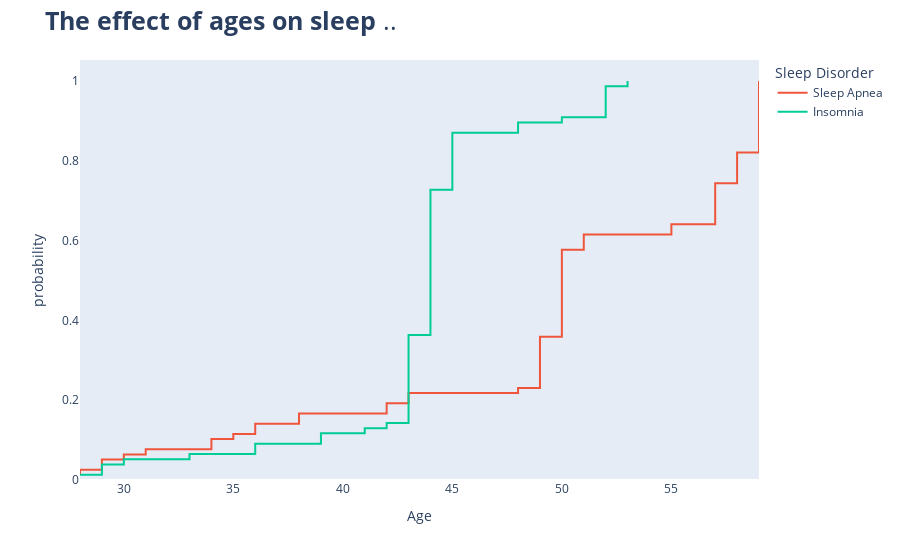

Notebook source saved alongside this figure:
### Code cell
fig=px.ecdf(sleep_data,x='Age',
            color='Sleep Disorder')


fig.update_layout(title='<b>The effect of ages on sleep </b>..',
                 title_font={'size':25})


fig.update_xaxes(showgrid=False)
fig.update_yaxes(showgrid=False)
fig.show()

### Figure 1 — Plotly figure (JSON) as saved in the notebook; plotly's stock layout.template omitted (floating-point values rounded to 4 significant figures)
{"data": [{"hovertemplate": "Sleep Disorder=Sleep Apnea<br>Age=%{x}<br>probability=%{y}<extra></extra>", "legendgroup": "Sleep Apnea", "line": {"dash": "solid", "shape": "hv"}, "marker": {"color": "#EF553B", "symbol": "circle"}, "mode": "lines", "name": "Sleep Apnea", "orientation": "v", "showlegend": true, "type": "scatter", "x": [28, 28, 29, 29, 30, 31, 34, 34, 35, 36, 36, 38, 38, 42, 42, 43, 43, 48, 49, 49, 49, 49, 49, 49, 49, 49, 49, 49, 50, 50, 50, 50, 50, 50, 50, 50, 50, 50, 50, 50, 50, 50, 50, 50, 50, 51, 51, 51, 55, 55, 57, 57, 57, 57, 57, 57, 57, 57, 58, 58, 58, 58, 58, 58, 59, 59, 59, 59, 59, 59, 59, 59, 59, 59, 59, 59, 59, 59], "xaxis": "x", "y": [0.01282, 0.02564, 0.03846, 0.05128, 0.0641, 0.07692, 0.08974, 0.1026, 0.1154, 0.1282, 0.141, 0.1538, 0.1667, 0.1795, 0.1923, 0.2051, 0.2179, 0.2308, 0.2436, 0.2564, 0.2692, 0.2821, 0.2949, 0.3077, 0.3205, 0.3333, 0.3462, 0.359, 0.3718, 0.3846, 0.3974, 0.4103, 0.4231, 0.4359, 0.4487, 0.4615, 0.4744, 0.4872, 0.5, 0.5128, 0.5256, 0.5385, 0.5513, 0.5641, 0.5769, 0.5897, 0.6026, 0.6154, 0.6282, 0.641, 0.6538, 0.6667, 0.6795, 0.6923, 0.7051, 0.7179, 0.7308, 0.7436, 0.7564, 0.7692, 0.7821, 0.7949, 0.8077, 0.8205, 0.8333, 0.8462, 0.859, 0.8718, 0.8846, 0.8974, 0.9103, 0.9231, 0.9359, 0.9487, 0.9615, 0.9744, 0.9872, 1], "yaxis": "y"}, {"hovertemplate": "Sleep Disorder=Insomnia<br>Age=%{x}<br>probability=%{y}<extra></extra>", "legendgroup": "Insomnia", "line": {"dash": "solid", "shape": "hv"}, "marker": {"color": "#00cc96", "symbol": "circle"}, "mode": "lines", "name": "Insomnia", "orientation": "v", "showlegend": true, "type": "scatter", "x": [28, 29, 29, 30, 33, 36, 36, 39, 39, 41, 42, 43, 43, 43, 43, 43, 43, 43, 43, 43, 43, 43, 43, 43, 43, 43, 43, 43, 44, 44, 44, 44, 44, 44, 44, 44, 44, 44, 44, 44, 44, 44, 44, 44, 44, 44, 44, 44, 44, 44, 44, 44, 44, 44, 44, 44, 45, 45, 45, 45, 45, 45, 45, 45, 45, 45, 45, 48, 48, 50, 52, 52, 52, 52, 52, 52, 53], "xaxis": "x", "y": [0.01299, 0.02597, 0.03896, 0.05195, 0.06494, 0.07792, 0.09091, 0.1039, 0.1169, 0.1299, 0.1429, 0.1558, 0.1688, 0.1818, 0.1948, 0.2078, 0.2208, 0.2338, 0.2468, 0.2597, 0.2727, 0.2857, 0.2987, 0.3117, 0.3247, 0.3377, 0.3506, 0.3636, 0.3766, 0.3896, 0.4026, 0.4156, 0.4286, 0.4416, 0.4545, 0.4675, 0.4805, 0.4935, 0.5065, 0.5195, 0.5325, 0.5455, 0.5584, 0.5714, 0.5844, 0.5974, 0.6104, 0.6234, 0.6364, 0.6494, 0.6623, 0.6753, 0.6883, 0.7013, 0.7143, 0.7273, 0.7403, 0.7532, 0.7662, 0.7792, 0.7922, 0.8052, 0.8182, 0.8312, 0.8442, 0.8571, 0.8701, 0.8831, 0.8961, 0.9091, 0.9221, 0.9351, 0.9481, 0.961, 0.974, 0.987, 1], "yaxis": "y"}], "layout": {"legend": {"title": {"text": "Sleep Disorder"}, "tracegroupgap": 0}, "margin": {"t": 60}, "title": {"font": {"size": 25}, "text": "<b>The effect of ages on sleep </b>.."}, "xaxis": {"anchor": "y", "domain": [0, 1], "showgrid": false, "title": {"text": "Age"}}, "yaxis": {"anchor": "x", "domain": [0, 1], "rangemode": "tozero", "showgrid": false, "title": {"text": "probability"}}}}
